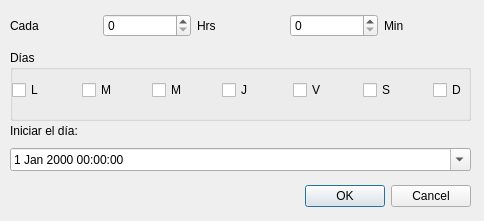
<?xml version="1.0" encoding="UTF-8"?>
<ui version="4.0">
 <class>Dialog</class>
 <widget class="QDialog" name="Dialog">
  <property name="geometry">
   <rect>
    <x>0</x>
    <y>0</y>
    <width>484</width>
    <height>221</height>
   </rect>
  </property>
  <property name="windowTitle">
   <string>Dialog</string>
  </property>
  <widget class="QDialogButtonBox" name="buttonBox">
   <property name="geometry">
    <rect>
     <x>130</x>
     <y>180</y>
     <width>341</width>
     <height>32</height>
    </rect>
   </property>
   <property name="orientation">
    <enum>Qt::Orientation::Horizontal</enum>
   </property>
   <property name="standardButtons">
    <set>QDialogButtonBox::StandardButton::Cancel|QDialogButtonBox::StandardButton::Ok</set>
   </property>
  </widget>
  <widget class="QWidget" name="gridLayoutWidget">
   <property name="geometry">
    <rect>
     <x>10</x>
     <y>0</y>
     <width>461</width>
     <height>51</height>
    </rect>
   </property>
   <layout class="QGridLayout" name="gridLayout">
    <item row="0" column="3">
     <widget class="QLabel" name="label">
      <property name="text">
       <string>Hrs</string>
      </property>
     </widget>
    </item>
    <item row="0" column="5">
     <widget class="QLabel" name="label_2">
      <property name="text">
       <string>Min</string>
      </property>
     </widget>
    </item>
    <item row="0" column="2">
     <widget class="QSpinBox" name="spHoras"/>
    </item>
    <item row="0" column="0">
     <widget class="QLabel" name="label_3">
      <property name="text">
       <string>Cada</string>
      </property>
     </widget>
    </item>
    <item row="0" column="4">
     <widget class="QSpinBox" name="spMin"/>
    </item>
   </layout>
  </widget>
  <widget class="QWidget" name="verticalLayoutWidget">
   <property name="geometry">
    <rect>
     <x>10</x>
     <y>50</y>
     <width>461</width>
     <height>71</height>
    </rect>
   </property>
   <layout class="QVBoxLayout" name="verticalLayout">
    <item>
     <widget class="QGroupBox" name="grBoxDias">
      <property name="title">
       <string>Días</string>
      </property>
      <widget class="QWidget" name="horizontalLayoutWidget">
       <property name="geometry">
        <rect>
         <x>-1</x>
         <y>20</y>
         <width>488</width>
         <height>41</height>
        </rect>
       </property>
       <layout class="QHBoxLayout" name="horizontalLayout">
        <property name="leftMargin">
         <number>3</number>
        </property>
        <item>
         <widget class="QCheckBox" name="chkLun">
          <property name="text">
           <string>L</string>
          </property>
         </widget>
        </item>
        <item>
         <widget class="QCheckBox" name="chkMar">
          <property name="text">
           <string>M</string>
          </property>
         </widget>
        </item>
        <item>
         <widget class="QCheckBox" name="chkMie">
          <property name="text">
           <string>M</string>
          </property>
         </widget>
        </item>
        <item>
         <widget class="QCheckBox" name="chkJue">
          <property name="text">
           <string>J</string>
          </property>
         </widget>
        </item>
        <item>
         <widget class="QCheckBox" name="chkVie">
          <property name="text">
           <string>V</string>
          </property>
         </widget>
        </item>
        <item>
         <widget class="QCheckBox" name="chkSab">
          <property name="text">
           <string>S</string>
          </property>
         </widget>
        </item>
        <item>
         <widget class="QCheckBox" name="chkDom">
          <property name="text">
           <string>D</string>
          </property>
         </widget>
        </item>
       </layout>
      </widget>
     </widget>
    </item>
   </layout>
  </widget>
  <widget class="QWidget" name="verticalLayoutWidget_2">
   <property name="geometry">
    <rect>
     <x>10</x>
     <y>120</y>
     <width>461</width>
     <height>51</height>
    </rect>
   </property>
   <layout class="QVBoxLayout" name="verticalLayout_2">
    <item>
     <widget class="QLabel" name="label_4">
      <property name="text">
       <string>Iniciar el día:</string>
      </property>
     </widget>
    </item>
    <item>
     <widget class="QDateTimeEdit" name="dtInicia">
      <property name="dateTime">
       <datetime>
        <hour>0</hour>
        <minute>0</minute>
        <second>0</second>
        <year>2000</year>
        <month>1</month>
        <day>1</day>
       </datetime>
      </property>
      <property name="calendarPopup">
       <bool>true</bool>
      </property>
     </widget>
    </item>
   </layout>
  </widget>
 </widget>
 <resources/>
 <connections>
  <connection>
   <sender>buttonBox</sender>
   <signal>accepted()</signal>
   <receiver>Dialog</receiver>
   <slot>accept()</slot>
   <hints>
    <hint type="sourcelabel">
     <x>248</x>
     <y>254</y>
    </hint>
    <hint type="destinationlabel">
     <x>157</x>
     <y>274</y>
    </hint>
   </hints>
  </connection>
  <connection>
   <sender>buttonBox</sender>
   <signal>rejected()</signal>
   <receiver>Dialog</receiver>
   <slot>reject()</slot>
   <hints>
    <hint type="sourcelabel">
     <x>316</x>
     <y>260</y>
    </hint>
    <hint type="destinationlabel">
     <x>286</x>
     <y>274</y>
    </hint>
   </hints>
  </connection>
 </connections>
</ui>
